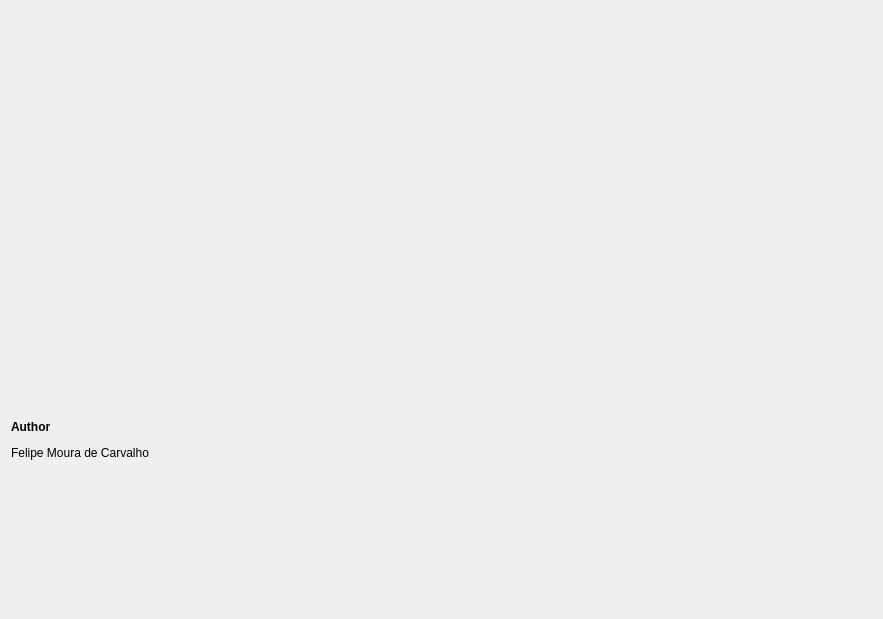
<?xml version="1.0" encoding="UTF-8"?>
<ui version="4.0">
 <class>AboutWidgetForm</class>
 <widget class="QDialog" name="AboutWidgetForm">
  <property name="windowModality">
   <enum>Qt::NonModal</enum>
  </property>
  <property name="enabled">
   <bool>true</bool>
  </property>
  <property name="geometry">
   <rect>
    <x>0</x>
    <y>0</y>
    <width>883</width>
    <height>619</height>
   </rect>
  </property>
  <property name="sizePolicy">
   <sizepolicy hsizetype="Fixed" vsizetype="Fixed">
    <horstretch>0</horstretch>
    <verstretch>0</verstretch>
   </sizepolicy>
  </property>
  <property name="windowTitle">
   <string>CelerGL</string>
  </property>
  <layout class="QHBoxLayout" name="horizontalLayout_About">
   <item>
    <layout class="QHBoxLayout" name="horizontalLayout">
     <item>
      <layout class="QVBoxLayout" name="verticalLayout">
       <item>
        <widget class="QLabel" name="label">
         <property name="text">
          <string/>
         </property>
         <property name="pixmap">
          <pixmap resource="../icons.qrc">:/assets/icons/celerGL.png</pixmap>
         </property>
        </widget>
       </item>
       <item>
        <widget class="QLabel" name="label_Author_">
         <property name="text">
          <string>&lt;html&gt;&lt;head/&gt;&lt;body&gt;&lt;p&gt;&lt;span style=&quot; font-weight:600;&quot;&gt;Author&lt;/span&gt;&lt;/p&gt;&lt;p&gt;Felipe Moura de Carvalho&lt;/p&gt;&lt;p&gt;&lt;br/&gt;&lt;/p&gt;&lt;/body&gt;&lt;/html&gt;</string>
         </property>
         <property name="textFormat">
          <enum>Qt::AutoText</enum>
         </property>
         <property name="openExternalLinks">
          <bool>true</bool>
         </property>
        </widget>
       </item>
      </layout>
     </item>
    </layout>
   </item>
  </layout>
 </widget>
 <resources>
  <include location="../icons.qrc"/>
 </resources>
 <connections/>
</ui>
